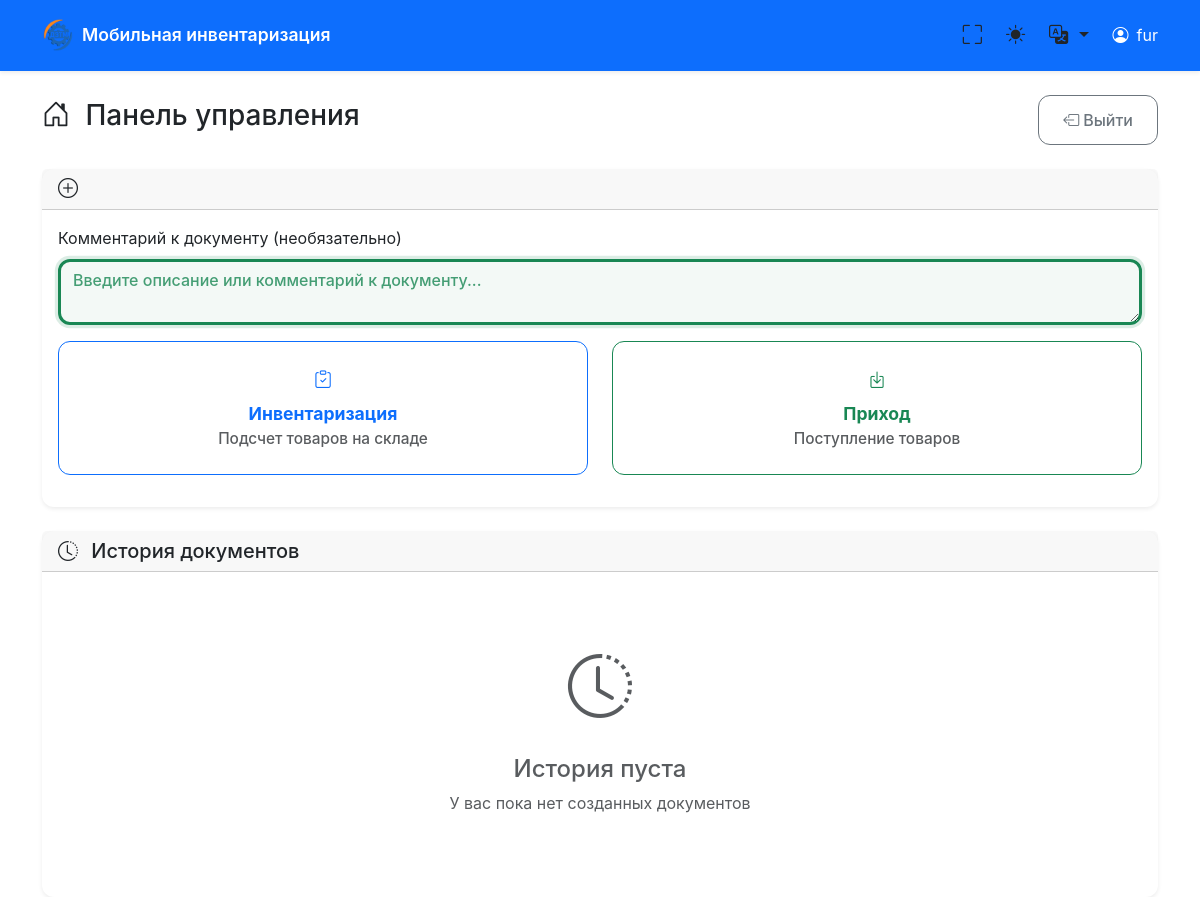
The app's page /dashboard/3, older data.
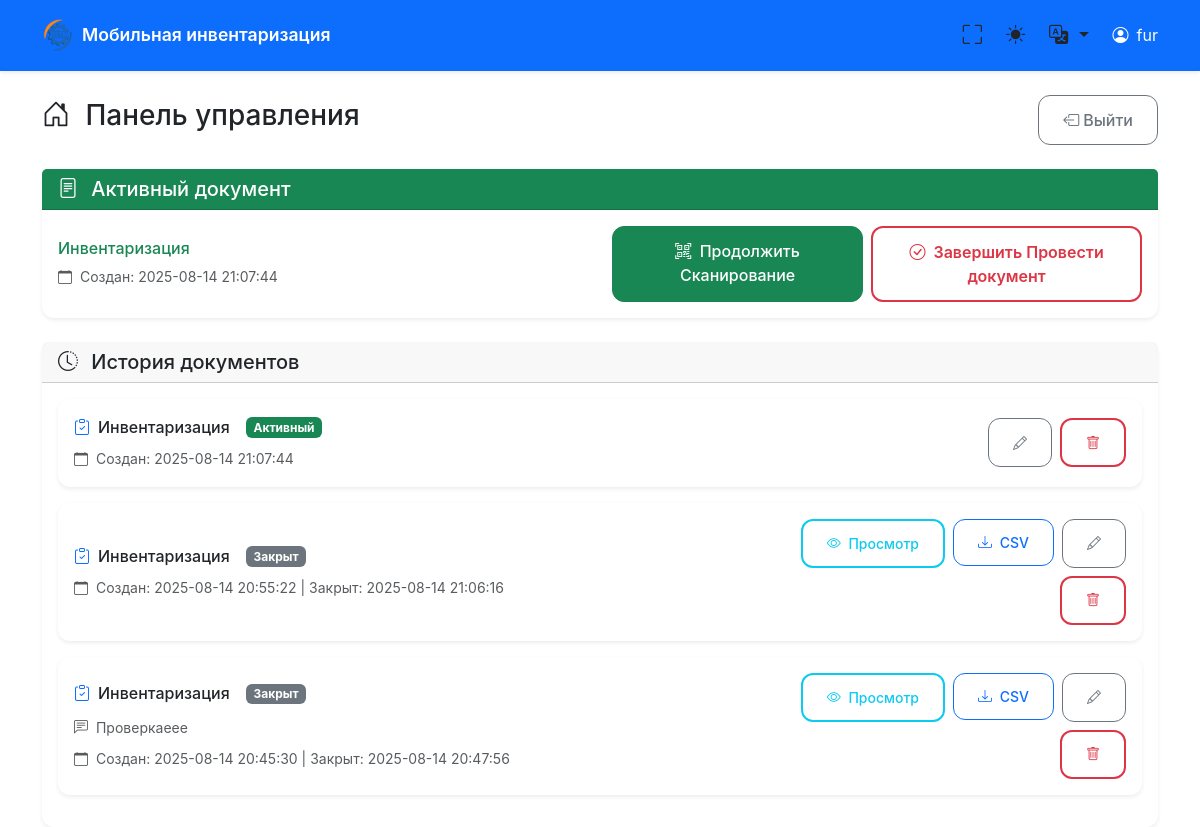
The same page, newer data.
### tables this page shows
CREATE TABLE documents (
            id INTEGER PRIMARY KEY AUTOINCREMENT,
            user_id INTEGER NOT NULL,
            doc_type TEXT NOT NULL,
            status TEXT NOT NULL DEFAULT 'active',
            created_at TEXT NOT NULL,
            closed_at TEXT,
            comment TEXT DEFAULT '',
            FOREIGN KEY (user_id) REFERENCES users (id)
        );

### main.py (the view)
@app.get("/dashboard/{user_id}", response_class=HTMLResponse)
async def dashboard(request: Request, user_id: int):
    conn = get_db_connection()
    cursor = conn.cursor()
    cursor.execute("SELECT * FROM users WHERE id = ?", (user_id,))
    user = cursor.fetchone()
    if not user:
        conn.close()
        raise HTTPException(status_code=404, detail="Пользователь не найден")
    user_dict = dict(user)
    if is_admin(user_dict['name']):
        conn.close()
        return RedirectResponse(url=f"/admin/{user_id}", status_code=303)
    active_doc = get_active_document(user_id)
    user_documents = get_user_documents(user_id)
    conn.close()
    current_lang = get_user_language(request)
    locale = load_locale(current_lang)
    return templates.TemplateResponse("dashboard.html", {
        "request": request,
        "user": user_dict,
        "active_doc": active_doc,
        "documents": user_documents,
        "locale": locale,
        "current_lang": current_lang
    })

### templates/dashboard.html (shortened to what the changed rows need)
{% extends "base.html" %}
{% block content %}
<div class="row">
    <div class="col-12">
        <div class="d-flex justify-content-between align-items-center mb-4 dashboard-header">
            <h1 class="h3">
                <i class="bi bi-house-door me-2"></i>
                Панель управления
            </h1>
        </div>
    </div>
</div>
{% if active_doc %}
<div class="row mb-4">
    <div class="col-12">
        <div class="card border-success">
            <div class="card-header bg-success text-white">
                <h5 class="mb-0">
                    <i class="bi bi-file-text me-2"></i>
                    Активный документ
                </h5>
            </div>
            <div class="card-body">
                <div class="row align-items-center">
                    <div class="col-12 col-md-6 mb-3 mb-md-0">
                        <h6 class="text-success mb-2">{{ active_doc.doc_type }}</h6>
                        <p class="text-muted mb-0 small">
                            <i class="bi bi-calendar me-1"></i>
                            Создан: {{ active_doc.created_at[:19].replace('T', ' ') }}
                        </p>
                    </div>
                    <div class="col-12 col-md-6">
                        <div class="d-grid d-md-flex gap-2 justify-content-md-end btn-group-mobile">
                            <a href="/scan/{{ user.id }}" class="btn btn-success">
                                <i class="bi bi-qr-code-scan me-1"></i>
                                <span class="d-none d-sm-inline">Продолжить </span>Сканирование
                            </a>
                            <form method="post" action="/close_document/{{ user.id }}" class="d-inline">
                                                                    <button type="submit" class="btn btn-outline-danger w-100 w-md-auto"
                                        onclick="return confirm('Закрыть документ и сохранить CSV?')">
                                        <i class="bi bi-check-circle me-1"></i>
                                        <span class="d-none d-sm-inline">Завершить </span>Провести документ
                                    </button>
                            </form>
                        </div>
                    </div>
                </div>
            </div>
        </div>
    </div>
</div>
{% else %}
<div class="row mb-4">
    <div class="col-12">
        <div class="card">
            <div class="card-header">
                <h5 class="mb-0">
                    <i class="bi bi-plus-circle me-2"></i>
                </h5>
            </div>
            <div class="card-body">
                <form method="post" action="/create_document/{{ user.id }}" id="createDocForm">
                    <div class="mb-3">
                        <label for="comment" class="form-label">Комментарий к документу (необязательно)</label>
                        <textarea class="form-control comment-field" id="comment" name="comment" rows="2"
                                  placeholder="Введите описание или комментарий к документу..."></textarea>
                    </div>
                    <div class="row document-type-buttons">
                        <div class="col-md-6 mb-3">
                            <button type="submit" name="doc_type" value="inventory"
                                    class="btn btn-outline-primary btn-lg w-100 h-100 py-4">
                                <i class="bi bi-clipboard-check"></i>
                                <div class="mt-2">
                                    <strong>Инвентаризация</strong>
                                    <div class="small text-muted">Подсчет товаров на складе</div>
                                </div>
                            </button>
                        </div>
                        <div class="col-md-6 mb-3">
                            <button type="submit" name="doc_type" value="receipt"
                                    class="btn btn-outline-success btn-lg w-100 h-100 py-4">
                                <i class="bi bi-box-arrow-in-down"></i>
                                <div class="mt-2">
                                    <strong>Приход</strong>
                                    <div class="small text-muted">Поступление товаров</div>
                                </div>
                            </button>
                        </div>
                    </div>
                </form>
            </div>
        </div>
    </div>
</div>
{% endif %}
<div class="row">
    <div class="col-12">
        <div class="card">
            <div class="card-body">
                {% if documents %}
                <div class="row">
                    {% for doc in documents %}
                    <div class="col-12 mb-3">
                        <div class="card {{ 'border-success' if doc.status == 'active' else 'border-secondary' }}">
                            <div class="card-body">
                                <div class="row align-items-center">
                                    <div class="col-md-8">
                                        <div class="d-flex align-items-center mb-2">
                                            {% if doc.doc_type == 'Инвентаризация' %}
                                                <i class="bi bi-clipboard-check text-primary me-2"></i>
                                            {% elif doc.doc_type == 'Приход' %}
                                                <i class="bi bi-box-arrow-in-down text-success me-2"></i>
                                            {% else %}
                                                <i class="bi bi-box-arrow-up text-danger me-2"></i>
                                            {% endif %}
                                            <h6 class="mb-0 me-3">{{ doc.doc_type }}</h6>
                                            {% if doc.status == 'active' %}
                                                <span class="badge bg-success">Активный</span>
                                            {% else %}
                                                <span class="badge bg-secondary">Закрыт</span>
                                            {% endif %}
                                        </div>
                                        {% if doc.comment %}
                                        <div class="mb-2">
                                            <small class="text-muted">
                                                <i class="bi bi-chat-left-text me-1"></i>
                                                {{ doc.comment }}
                                            </small>
                                        </div>
                                        {% endif %}
                                        <div class="small text-muted">
                                            <i class="bi bi-calendar me-1"></i>
                                            Создан: {{ doc.created_at[:19].replace('T', ' ') }}
                                            {% if doc.closed_at %}
                                                | Закрыт: {{ doc.closed_at[:19].replace('T', ' ') }}
                                            {% endif %}
                                        </div>
                                    </div>
                                    <div class="col-md-4">
                                        <div class="d-flex flex-wrap gap-2 justify-content-md-end btn-group-mobile">
                                            {% if doc.status == 'closed' %}
                                                <a href="/view_document/{{ user.id }}/{{ doc.id }}" class="btn btn-sm btn-outline-info"
                                                   title="Просмотр документа">
                                                    <i class="bi bi-eye me-1"></i>
                                                    <span class="d-none d-sm-inline">Просмотр</span>
                                                </a>
                                                <form method="post" action="/regenerate_csv/{{ user.id }}" class="d-inline">
                                                    <button type="submit" class="btn btn-sm btn-outline-primary">
                                                        <i class="bi bi-download me-1"></i>
                                                        <span class="d-none d-sm-inline">CSV</span>
                                                    </button>
                                                </form>
                                            {% endif %}
                                            <button class="btn btn-sm btn-outline-secondary edit-comment-btn"
                                                    data-doc-id="{{ doc.id }}"
                                                    data-comment="{{ doc.comment|e }}"
                                                    title="Редактировать комментарий">
                                                <i class="bi bi-pencil"></i>
                                            </button>
                                            <form method="post" action="/delete_document/{{ user.id }}" class="d-inline">
                                                <button type="submit" class="btn btn-sm btn-outline-danger"
                                                        onclick="return confirm('Удалить документ? Это действие нельзя отменить!')"
                                                        title="Удалить документ">
                                                    <i class="bi bi-trash"></i>
                                                </button>
                                            </form>
                                        </div>
                                    </div>
                                </div>
                            </div>
                        </div>
                    </div>
                    {% endfor %}
                </div>
                {% else %}
                <div class="text-center py-5">
                    <i class="bi bi-clock-history text-muted" style="font-size: 4rem;"></i>
                    <h4 class="text-muted mt-3">История пуста</h4>
                    <p class="text-muted">У вас пока нет созданных документов</p>
                </div>
                {% endif %}
            </div>
        </div>
    </div>
</div>
{% endblock %}

Row changes from the older to the newer data that the page shows:
added documents: doc_type "Инвентаризация", created_at "2025-08-14 21:07:44", status "Активный"
added documents: doc_type "Инвентаризация", status "Закрыт", created_at "2025-08-14 20:55:22", closed_at "2025-08-14 21:06:16"
added documents: doc_type "Инвентаризация", status "Закрыт", comment "Проверкаеее", created_at "2025-08-14 20:45:30", closed_at "2025-08-14 20:47:56"
Text that changed along with them:
text no longer shown: "Комментарий к документу (необязательно) Инвентаризация Подсчет товаров на складе Приход Поступление товаров История пуста У вас пока нет созданных документов"
text now shown: "Активный документ Создан: Продолжить Сканирование Завершить Провести документ"
